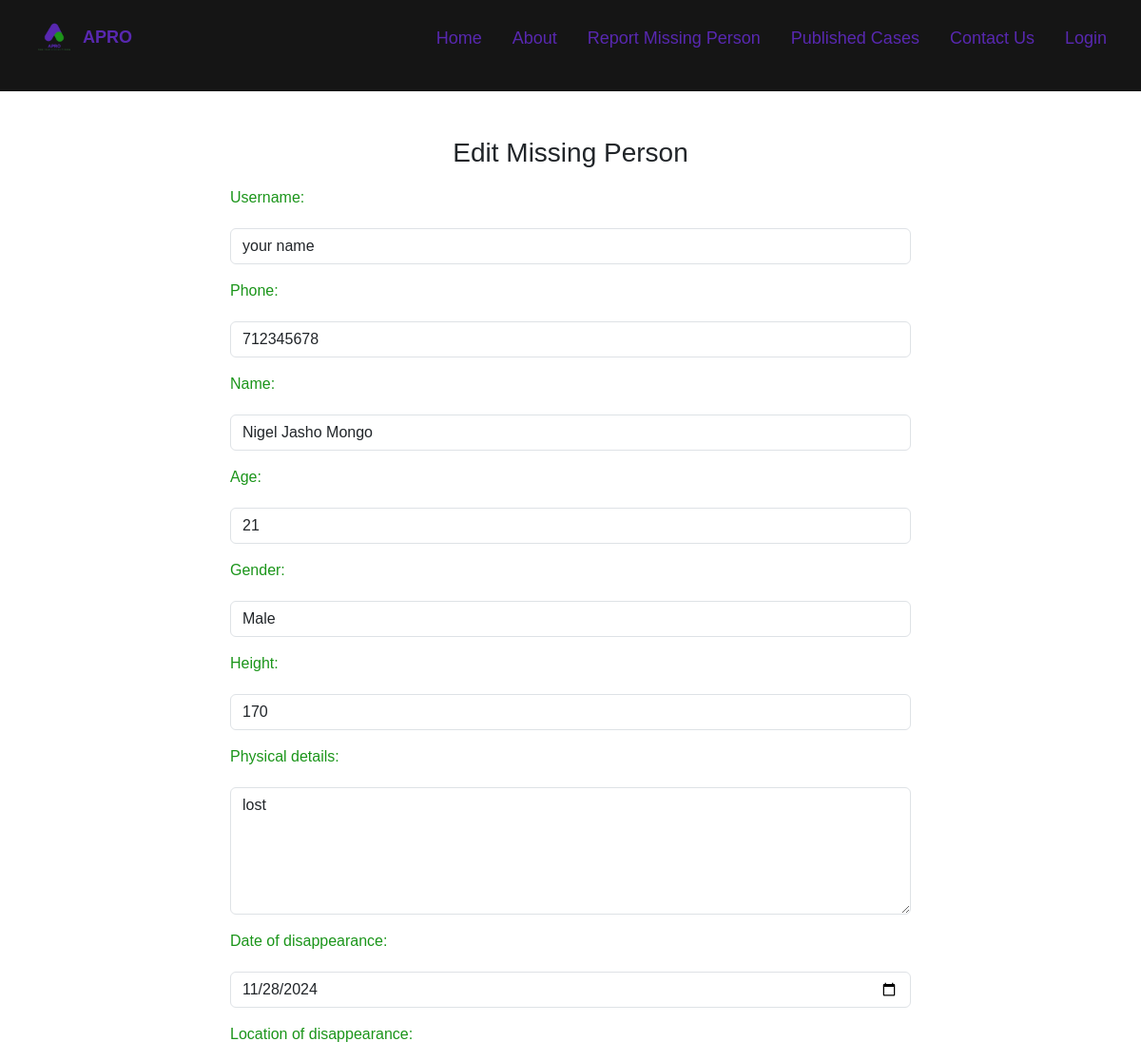
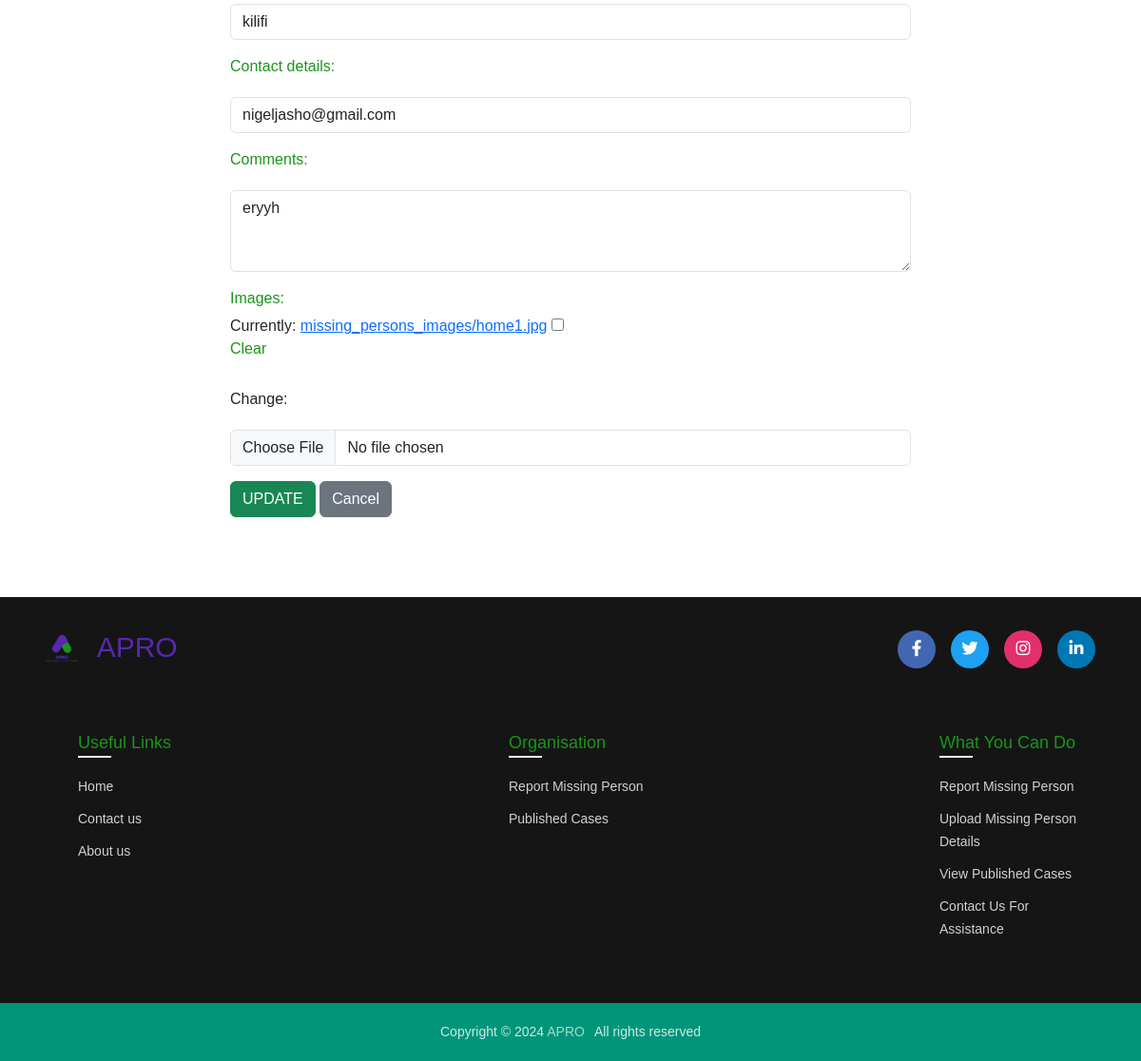
The app's page /administration/edit/4/ with its own data (2 pictures, top to bottom).
### abducted/models.py (models this page shows, shortened)
class MissingPersonReport(models.Model):
    GENDER_CHOICES = [
        ('Male', 'Male'),
        ('Female', 'Female'),
        ('Other', 'Other'),
    ]
    username = models.CharField(max_length=100, unique=True, default='your name')
    phone = models.PositiveBigIntegerField(unique=True, default= '0712345678')
    name = models.CharField(max_length=100)
    age = models.PositiveIntegerField()
    gender = models.CharField(max_length=10, choices=GENDER_CHOICES)
    height = models.PositiveIntegerField(null=True, blank=True)
    physical_details = models.TextField(null=True, blank=True)
    date_of_disappearance = models.DateField()
    location_of_disappearance = models.CharField(max_length=255)
    contact_details = models.EmailField()
    comments = models.TextField(null=True, blank=True)
    images = models.ImageField(upload_to='missing_persons_images/', null=True, blank=True)
    created_at = models.DateTimeField(auto_now_add=True)

### abducted/views.py (the view)
# urls.py: path('administration/edit/<int:id>/', views.edit, name='edit' ),
def edit(request, id):
    missing = get_object_or_404(MissingPersonReport, id=id)
    form = MissingPersonReportForm(request.POST or None, request.FILES or None, instance=missing)
    if request.method == 'POST' and form.is_valid():
        form.save()
        messages.success(request, 'Missing person updated successfully.')
        return redirect('administration')
    return render(request, 'edit.html', {'form': form, 'missing': missing})

### abducted/templates/edit.html (shortened to what this page needs)
{% extends 'base.html' %}
{% load static %}
{% block content %}
    <section class="edit">
 <div class="edit-form container mt-5">
        <h3>Edit Missing Person</h3>
        <form action="" method="post" enctype="multipart/form-data" class="form-group">
            {% for field in form %}
                <div class="mb-3">
                    {{ field.label_tag }}
                    {{ field }}
                </div>
            {% endfor %}
            <button class="btn btn-success" type="submit">UPDATE</button>
            <a href="{% url 'administration' %}" class="btn btn-secondary">Cancel</a>
        </form>
    </div>
    </section>
{% endblock %}

### static/style/main.css (style rules this page uses)
* { margin: 0; padding: 0; box-sizing: border-box; font-family: 'Raleway',sans-serif; }
a { text-decoration: none; }
body { margin: 0; padding: 0; box-sizing: border-box; }
.form-control { margin-top: 20px; border: 1px solid #ccc; border-radius: 5px; padding: 20px; font-size: 14px; color: #1B951A; }
.form-group { margin-bottom: 20px; }
.form-group label { display: block; font-weight: 400; margin-bottom: 5px; color: #1B951A; }
.form-control { width: 100%; padding: 10px; border: 1px solid #ccc; border-radius: 5px; font-size: 14px; }
form { max-height: 90vh; }
.edit { justify-content: center; align-items: center; text-align: center; min-height: 200vh; }
.edit-form form { text-align: left; padding: 10px 200px 10px 200px; align-self: center; }

### records on screen
MissingPersonReport: form "your name" "712345678" "Nigel Jasho Mongo" "21" "Male" "170" "lost" "11/28/2024" "kilifi" "nigeljasho@gmail.com" "eryyh"

### other values on screen
{{ field.label_tag }} "Username:" "Phone:" "Name:" "Age:" "Gender:" "Height:" "Physical details:" "Date of disappearance:" "Location of disappearance:" "Contact details:" "Comments:" "Images:"
